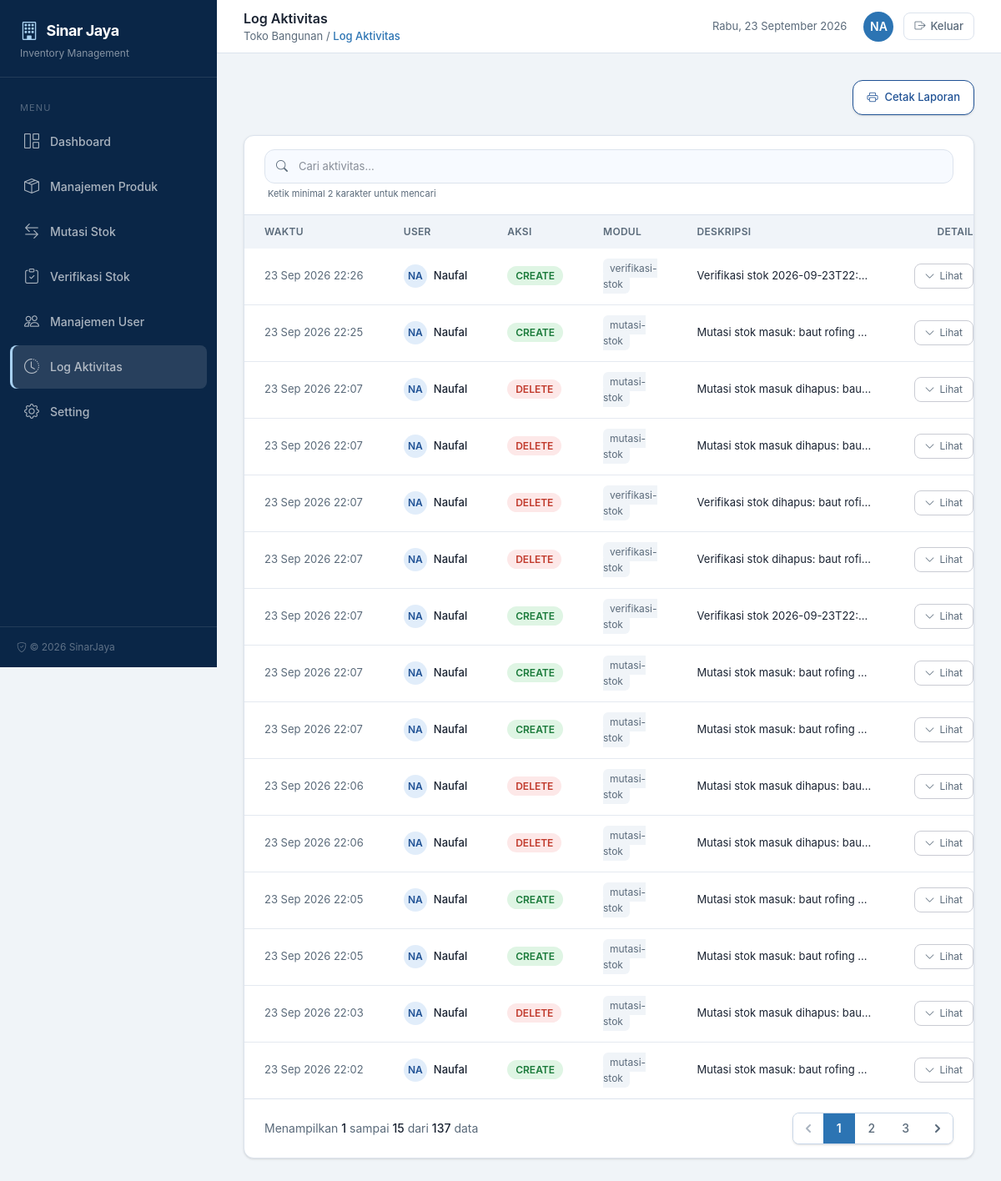
The page /log-aktivitas (signed in) on the database its author committed.
### tables this page shows
CREATE TABLE "log_aktivitas" ("id" integer primary key autoincrement not null, "id_user" integer, "aksi" varchar not null, "modul" varchar, "id_referensi" integer, "deskripsi" text not null, "data_perubahan" text, "created_at" datetime, "updated_at" datetime, "ip_address" varchar, "user_agent" varchar, foreign key("id_user") references "users"("id") on delete set null);

CREATE TABLE "users" ("id" integer primary key autoincrement not null, "username" varchar not null, "nama" varchar not null, "password" varchar not null, "remember_token" varchar, "created_at" datetime, "updated_at" datetime, "deleted_at" datetime);

### index.php (called while the page is built, shortened)
<?php
require_once __DIR__ . '/includes/db.php';
require_once __DIR__ . '/includes/helpers.php';
$uri = parse_url($_SERVER['REQUEST_URI'], PHP_URL_PATH);
$uri = rtrim($uri, '/') ?: '/';
$method = $_SERVER['REQUEST_METHOD'];
$routes = [
    'GET /'                               => ['action' => 'middleware',    'auth' => 'guest'],
    'GET /login'                          => ['page' => 'login',           'auth' => 'guest'],
    'POST /login'                         => ['action' => 'auth',          'auth' => 'guest'],
    'GET /logout'                         => ['action' => 'auth',          'auth' => 'auth', 'do' => 'logout'],
    'GET /dashboard'                      => ['page' => 'dashboard',       'auth' => 'auth'],
    'GET /produk'                         => ['page' => 'produk',          'auth' => 'auth'],
    'POST /produk'                        => ['action' => 'produk',        'auth' => 'auth'],
    'GET /mutasi-stok'                    => ['page' => 'mutasi-stok',     'auth' => 'auth'],
    'GET /mutasi-stok/input'              => ['page' => 'mutasi-stok-input', 'auth' => 'auth'],
    'POST /mutasi-stok'                   => ['action' => 'mutasi',        'auth' => 'auth'],
    'POST /mutasi-stok/input'             => ['action' => 'mutasi',        'auth' => 'auth'],
    'GET /verifikasi-stok'                => ['page' => 'verifikasi-stok', 'auth' => 'auth'],
    'GET /verifikasi-stok/input'          => ['page' => 'verifikasi-stok-input', 'auth' => 'auth'],
    'POST /verifikasi-stok'               => ['action' => 'verifikasi',    'auth' => 'auth'],
    'POST /verifikasi-stok/input'         => ['action' => 'verifikasi',    'auth' => 'auth'],
    'GET /manajemen-user'                 => ['page' => 'manajemen-user',  'auth' => 'auth'],
    'POST /manajemen-user'                => ['action' => 'user',          'auth' => 'auth'],
    'GET /log-aktivitas'                  => ['page' => 'log-aktivitas',   'auth' => 'auth'],
    'GET /cetak-mutasi'                   => ['page' => 'cetak-mutasi',    'auth' => 'auth'],
    'GET /cetak-log'                      => ['page' => 'cetak-log',       'auth' => 'auth'],
    'GET /setting'                        => ['page' => 'setting',         'auth' => 'auth'],
    'POST /setting'                       => ['action' => 'setting',       'auth' => 'auth'],
    'GET /api/produk-cascade'             => ['api' => 'produk-cascade', 'auth' => 'auth'],
];
$routeKey = $method . ' ' . $uri;
$route = $routes[$routeKey];
$pageFile = __DIR__ . '/pages/' . $route['page'] . '.php';
require $pageFile;

### includes/helpers.php (called while the page is built, shortened)
<?php
function sanitize(mixed $value): string
{
    return htmlspecialchars((string)$value, ENT_QUOTES, 'UTF-8');
}
function e(mixed $value): string
{
    return sanitize($value);
}
function avatar_initials(string $nama): string
{
    $words = explode(' ', trim($nama));
    return mb_strtoupper(mb_substr($nama, 0, 2));
}

### includes/db.php (called while the page is built, shortened)
<?php
require_once __DIR__ . '/migrations.php';
function db(): PDO
{
    return $GLOBALS['__pdo_singleton'];
}

### includes/migrations.php (called while the page is built, shortened)
<?php
function migrations_run(PDO $db): void
{
    static $ran = false;
    if ($ran) {
        return;
    }
    $ran = true;
}

### pages/log-aktivitas.php (the view, shortened to what this page needs)
<?php
$search = trim($_GET['search'] ?? '');
$where = '1=1';
$params = [];
$countSql = "SELECT COUNT(*) FROM log_aktivitas l WHERE {$where}";
$countStmt = db()->prepare($countSql);
$countStmt->execute($params);
$total = (int)$countStmt->fetchColumn();
$page = max(1, (int)($_GET['page'] ?? 1));
$perPage = 15;
$totalPages = max(1, (int)ceil($total / $perPage));
$page = min($page, $totalPages);
$offset = ($page - 1) * $perPage;
$sql = "SELECT l.*, us.nama as user_nama FROM log_aktivitas l
    LEFT JOIN users us ON us.id = l.id_user
    WHERE {$where}
    ORDER BY l.created_at DESC, l.id DESC
    LIMIT {$perPage} OFFSET {$offset}";
$stmt = db()->prepare($sql);
$stmt->execute($params);
$rows = $stmt->fetchAll(PDO::FETCH_ASSOC);
$pagination = [
    'rows' => $rows,
    'total' => $total,
    'page' => $page,
    'perPage' => $perPage,
    'totalPages' => $totalPages,
    'hasPages' => $totalPages > 1,
    'hasPrev' => $page > 1,
    'hasNext' => $page < $totalPages,
    'firstItem' => $total > 0 ? ($page - 1) * $perPage + 1 : 0,
    'lastItem' => min($page * $perPage, $total),
];
$detailId = isset($_GET['detail_id']) ? (int)$_GET['detail_id'] : null;
?>
<div class="space-y-6">
    <div class="flex flex-col sm:flex-row sm:items-center justify-end gap-4">
        <button onclick="window.openModalCetakLog()" type="button"
                class="inline-flex items-center gap-2 px-4 py-2.5 bg-white border border-[#205295] text-[#205295] text-[13px] font-medium rounded-xl hover:bg-[#e1edfa] transition shadow-sm">
            <i class="bi bi-printer"></i> Cetak Laporan
        </button>
    </div>
    <div class="bg-white rounded-xl shadow-sm border border-[#dce3ed] overflow-hidden">
        <div class="px-6 py-4 border-b border-[#dce3ed]">
            <form method="GET" action="/log-aktivitas" class="relative flex">
                <input type="text" name="search" value="<?= e($search) ?>"
                       placeholder="Cari aktivitas..."
                       minlength="2"
                       title="Ketik minimal 2 karakter untuk mencari"
                       class="w-full pl-10 pr-4 py-2.5 text-[13px] border border-[#dce3ed] rounded-xl focus:outline-none focus:ring-2 focus:ring-[#205295]/20 focus:border-[#205295] transition bg-[#f7faff]">
                <i class="bi bi-search absolute left-3.5 top-1/2 -translate-y-1/2 text-[#5a6a7a] text-sm"></i>
            </form>
            <p class="mt-1 text-[11px] text-[#5a6a7a] pl-1">Ketik minimal 2 karakter untuk mencari</p>
        </div>
        <div class="overflow-x-auto">
            <table class="w-full text-[13px]">
                <thead>
                    <tr class="text-left bg-[#f0f4f9] text-[#5a6a7a] text-xs uppercase tracking-wide">
                        <th class="px-6 py-3 font-semibold">Waktu</th>
                        <th class="px-6 py-3 font-semibold">User</th>
                        <th class="px-6 py-3 font-semibold">Aksi</th>
                        <th class="px-6 py-3 font-semibold">Modul</th>
                        <th class="px-6 py-3 font-semibold">Deskripsi</th>
                        <th class="px-6 py-3 font-semibold text-right">Detail</th>
                    </tr>
                </thead>
                <tbody class="divide-y divide-[#e4e9f0]">
                    <?php if (empty($rows)): ?>
                        <tr>
                            <td colspan="6" class="px-6 py-12 text-center text-[#5a6a7a]">
                                <i class="bi bi-clock-history text-4xl block mb-2 text-[#c3cbd5]"></i>
                                <?php if ($search !== ''): ?>
                                    Tidak ada data yang cocok dengan pencarian "<strong><?= e($search) ?></strong>".
                                <?php else: ?>
                                    Belum ada aktivitas.
                                <?php endif; ?>
                            </td>
                        </tr>
                    <?php else: ?>
                        <?php foreach ($rows as $row): ?>
                            <tr class="hover:bg-[#f7faff]">
                                <td class="px-6 py-3.5 text-[#5a6a7a] whitespace-nowrap"><?= e(date('d M Y H:i', strtotime($row['created_at']))) ?></td>
                                <td class="px-6 py-3.5">
                                    <div class="flex items-center gap-2">
                                        <div class="w-7 h-7 rounded-full bg-[#e1edfa] text-[#205295] flex items-center justify-center text-xs font-semibold"><?= e($row['user_nama'] ? avatar_initials($row['user_nama']) : 'S') ?></div>
                                        <?php if ($row['user_nama']): ?>
                                            <span class="font-medium text-[#1a2332]"><?= e($row['user_nama']) ?></span>
                                        <?php else: ?>
                                            <span class="text-[#5a6a7a]">Sistem</span>
                                        <?php endif; ?>
                                    </div>
                                </td>
                                <td class="px-6 py-3.5">
                                    <?php if ($row['aksi'] === 'CREATE'): ?>
                                        <span class="px-2.5 py-1 rounded-full bg-[#dff5e4] text-[#1a7a3a] text-xs font-semibold">CREATE</span>
                                    <?php elseif ($row['aksi'] === 'UPDATE'): ?>
                                        <span class="px-2.5 py-1 rounded-full bg-[#e1edfa] text-[#205295] text-xs font-semibold">UPDATE</span>
                                    <?php elseif ($row['aksi'] === 'DELETE'): ?>
                                        <span class="px-2.5 py-1 rounded-full bg-[#fde8e8] text-[#c0392b] text-xs font-semibold">DELETE</span>
                                    <?php else: ?>
                                        <span class="px-2.5 py-1 rounded-full bg-[#eef2f7] text-[#5a6a7a] text-xs font-semibold"><?= e($row['aksi']) ?></span>
                                    <?php endif; ?>
                                </td>
                                <td class="px-6 py-3.5"><span class="px-2 py-1 rounded-md bg-[#f0f4f8] text-[#5a6a7a] text-xs"><?= e($row['modul'] ?? '-') ?></span></td>
                                <td class="px-6 py-3.5 text-[#1a2332] max-w-[260px] truncate" title="<?= e($row['deskripsi']) ?>"><?= e($row['deskripsi']) ?></td>
                                <td class="px-6 py-3.5 text-right">
                                    <?php if (!empty($row['data_perubahan'])): ?>
                                        <?php
                                        $logHref = '/log-aktivitas';
                                        if ($detailId !== (int)$row['id']) $logHref .= ($search !== '' ? '&' : '?') . 'detail_id=' . (int)$row['id'];
                                        ?>
                                        <a href="<?= $logHref ?>"
                                           class="inline-flex items-center gap-1.5 px-3 py-1.5 rounded-lg border border-[#c9cbd3] text-[#5a6a7a] hover:text-[#2c74b3] hover:border-[#2c74b3] text-xs transition">
                                            <i class="bi <?= $detailId === (int)$row['id'] ? 'bi-chevron-up' : 'bi-chevron-down' ?>"></i>
                                            <?= $detailId === (int)$row['id'] ? 'Tutup' : 'Lihat' ?>
                                        </a>
                                    <?php else: ?>
                                        <span class="text-[#c3cbd5] text-xs">-</span>
                                    <?php endif; ?>
                                </td>
                            </tr>
                        <?php endforeach; ?>
                    <?php endif; ?>
                </tbody>
            </table>
        </div>
        <?php if ($pagination['hasPages']): ?>
            <div class="px-6 py-4 border-t border-[#dce3ed]">
                <?php require __DIR__ . '/../templates/components/pagination.php'; ?>
            </div>
        <?php endif; ?>
    </div>
</div>
<?php
require __DIR__ . '/../templates/app.php';

### rows shown on the page
log_aktivitas: created_at "23 Sep 2026 22:26", id_user.nama "NA", id_user.nama "Naufal", aksi "CREATE", modul "verifikasi-stok", deskripsi "Verifikasi stok 2026-09-23T22:…", shows "Lihat"
log_aktivitas: created_at "23 Sep 2026 22:25", id_user.nama "NA", id_user.nama "Naufal", aksi "CREATE", modul "mutasi-stok", deskripsi "Mutasi stok masuk: baut rofing…", shows "Lihat"
log_aktivitas: created_at "23 Sep 2026 22:07", id_user.nama "NA", id_user.nama "Naufal", aksi "DELETE", modul "mutasi-stok", deskripsi "Mutasi stok masuk dihapus: bau…", shows "Lihat"
log_aktivitas: created_at "23 Sep 2026 22:07", id_user.nama "NA", id_user.nama "Naufal", aksi "DELETE", modul "mutasi-stok", deskripsi "Mutasi stok masuk dihapus: bau…", shows "Lihat"
log_aktivitas: created_at "23 Sep 2026 22:07", id_user.nama "NA", id_user.nama "Naufal", aksi "DELETE", modul "verifikasi-stok", deskripsi "Verifikasi stok dihapus: baut rofi…", shows "Lihat"
log_aktivitas: created_at "23 Sep 2026 22:07", id_user.nama "NA", id_user.nama "Naufal", aksi "DELETE", modul "verifikasi-stok", deskripsi "Verifikasi stok dihapus: baut rofi…", shows "Lihat"
log_aktivitas: created_at "23 Sep 2026 22:07", id_user.nama "NA", id_user.nama "Naufal", aksi "CREATE", modul "verifikasi-stok", deskripsi "Verifikasi stok 2026-09-23T22:…", shows "Lihat"
log_aktivitas: created_at "23 Sep 2026 22:07", id_user.nama "NA", id_user.nama "Naufal", aksi "CREATE", modul "mutasi-stok", deskripsi "Mutasi stok masuk: baut rofing…", shows "Lihat"
log_aktivitas: created_at "23 Sep 2026 22:07", id_user.nama "NA", id_user.nama "Naufal", aksi "CREATE", modul "mutasi-stok", deskripsi "Mutasi stok masuk: baut rofing…", shows "Lihat"
log_aktivitas: created_at "23 Sep 2026 22:06", id_user.nama "NA", id_user.nama "Naufal", aksi "DELETE", modul "mutasi-stok", deskripsi "Mutasi stok masuk dihapus: bau…", shows "Lihat"
log_aktivitas: created_at "23 Sep 2026 22:06", id_user.nama "NA", id_user.nama "Naufal", aksi "DELETE", modul "mutasi-stok", deskripsi "Mutasi stok masuk dihapus: bau…", shows "Lihat"
log_aktivitas: created_at "23 Sep 2026 22:05", id_user.nama "NA", id_user.nama "Naufal", aksi "CREATE", modul "mutasi-stok", deskripsi "Mutasi stok masuk: baut rofing…", shows "Lihat"
log_aktivitas: created_at "23 Sep 2026 22:05", id_user.nama "NA", id_user.nama "Naufal", aksi "CREATE", modul "mutasi-stok", deskripsi "Mutasi stok masuk: baut rofing…", shows "Lihat"
log_aktivitas: created_at "23 Sep 2026 22:03", id_user.nama "NA", id_user.nama "Naufal", aksi "DELETE", modul "mutasi-stok", deskripsi "Mutasi stok masuk dihapus: bau…", shows "Lihat"
log_aktivitas: created_at "23 Sep 2026 22:02", id_user.nama "NA", id_user.nama "Naufal", aksi "CREATE", modul "mutasi-stok", deskripsi "Mutasi stok masuk: baut rofing…", shows "Lihat"

### other values the page prints
$headerTitle "Log Aktivitas"
$breadcrumb "Log Aktivitas"
$initials "NA"
$firstItem "1"
$lastItem "15"
$total "137"
